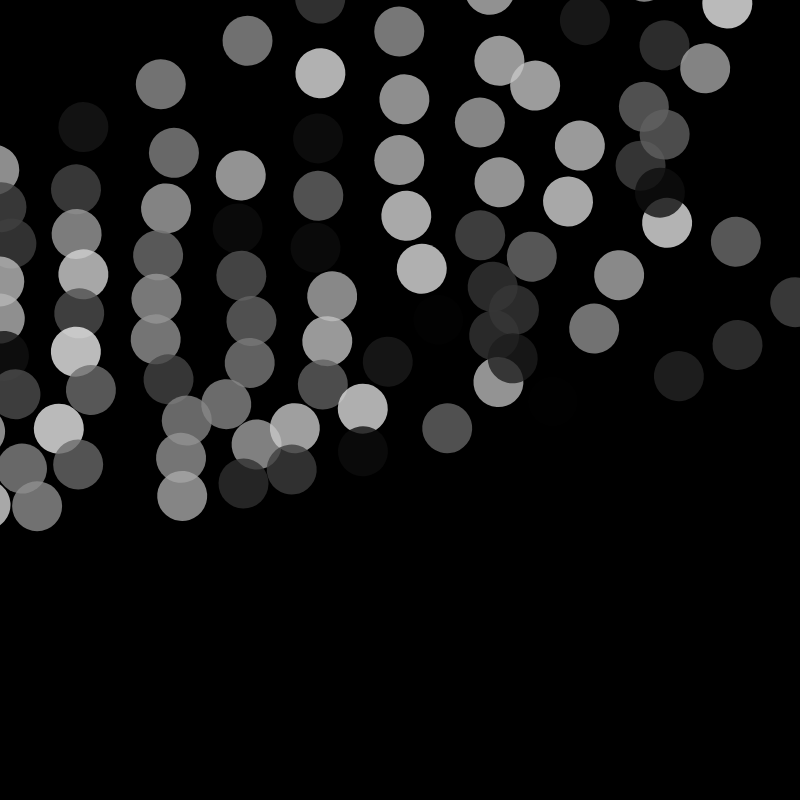
Frame 1 (no input)
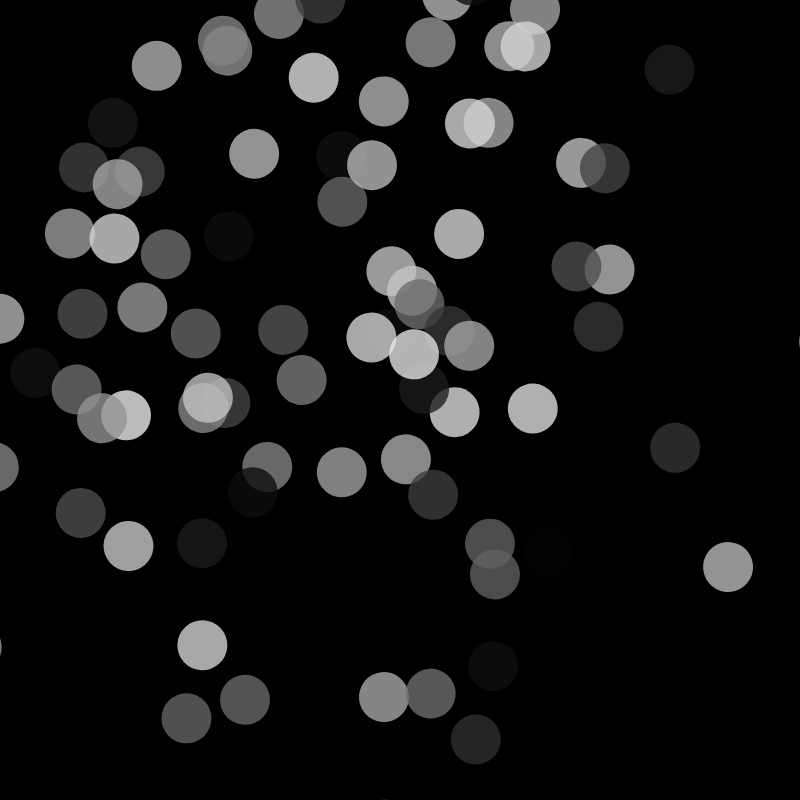
Frame 60 (no input)
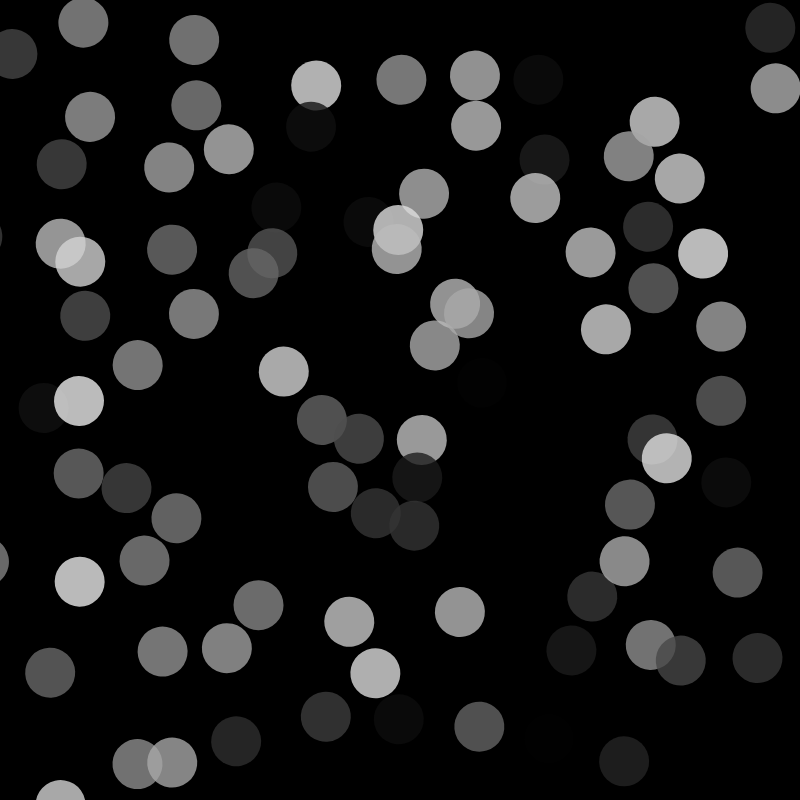
Frame 120 (the mouse pressed at the canvas centre since frame 60)

The p5.js sketch that drew these frames (run headless with seeded random() and noise() and a simulated clock; from frame 60 on, the mouse is pressed at the canvas centre):

// p5.js sketch
// ── sketch.js
let nElementos = 10;
let angulos = [];
let velocidades = [];
let colores = []


function setup() {
  createCanvas(800, 800);
  rectMode(CENTER);
  fill(250);
  noStroke();
  

  for ( i = 0; i < nElementos; i++) {
    angulos[i] = [];
    velocidades[i] = [];
    colores[i] = [];
    for (let j = 0; j < nElementos; j++) {
      angulos[i][j] = 90 + random(-10, 10);
      velocidades[i][j] = random(-2,2);
      colores[i][j] = color(random(240),200);
    }
  }
}

function draw() {
  background(0);
  
  
  for (let i = 0; i < angulos.length; i++) {
    for (let j = 0; j < angulos[1].length; j++) {
      //let hue = -100+i*50; 
      //let miColor = color(hue, 100, 100);
      
      angulos[i][j] += velocidades[i][j];
      
      fill(colores[i][j]);
        let distancia = dist(mouseX, mouseY, i * 80, j * 80);
        let dMap = map(distancia, 0, 280, 170, 20);
        //stroke(miColor);
        rotador(80 * i, 80*j, angulos[i][j] + velocidades[i][j], dMap);
      
      
      
      
      
    }
  }
}

function rotador( x,  y,  a,  s) {
  push();
  translate(x, y);
  rotate(radians(a));
  circle(s, 0, 50);  
  pop();
}


function keyPressed(){
  if(key=='1'){
    modos=0;
    cambios=0;
    randomizar();
  }
  if(key=='2'){
    modos=1;
    cambios=10;
    randomizar();
  }
}
function mouseClicked(){
 randomizar();
  
}

function randomizar(){
  for (let i = 0; i < nElementos; i++) {
    angulos[i] = [];
    velocidades[i] = [];
    for (let j = 0; j < nElementos; j++) {
      angulos[i][j] = 90 + random(-10, 10);
      velocidades[i][j] = random(-0.5,0.5);
    }
  }
}
